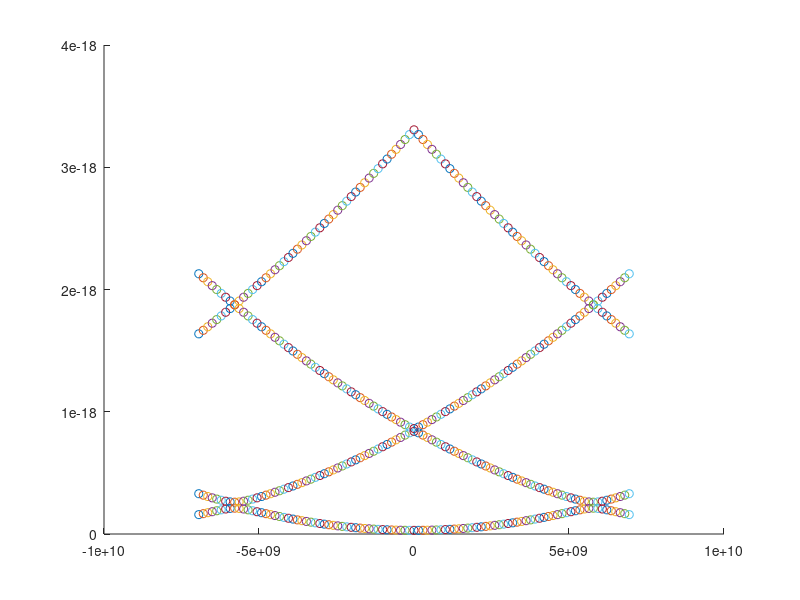
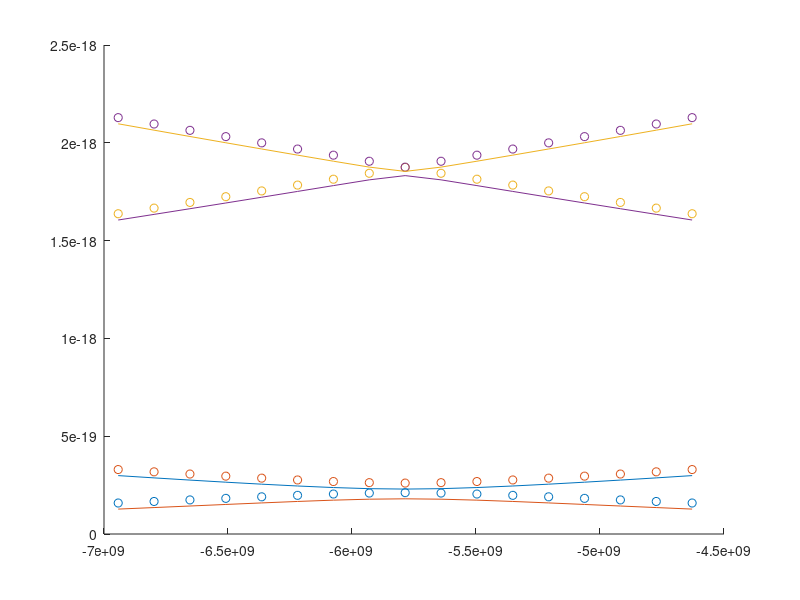

Write MATLAB code to recreate these figures, in order.
clear all; close all;  clc;
%% predefine
h = 6.63e-34;   % plank constant
m0 = 9.1e-31;   % mass of electronic
a = 5.43e-10;   % lattice constant
x = linspace(-a/2, a/2, 101);
V = x>=-a/4 & x<=a/4;
V = V .* cos(x*2*pi/a) * 1e-19;  % potential field
% plot(x,V);
k = linspace(-pi/a * 1.2 , pi/a * 1.2 , 97);
%% compute enerfy band
N = length(V);
fs = fft(V) / N;          % Fourier Series of peoriodic potential
disp('Fourier series');
disp(abs(fs(2:4))*2);
v = flip([fs, fs]);        % v is Conjugate symmetric
L = 9;                   % get L eigen roots
Hamilton = zeros(L, L);
t = -floor(L/2):floor(L/2);
for m = 1:L
    Hamilton(m,:) = v(N+ceil(L/2)-m+t);
end
t = t * 2*pi / a;
t = t' * ones(1,length(k));
K = ones(L,1) * k;
K = (K + t).^2 * h.^2 / (8 * pi.^2 * m0);
figure;
hold on;
Ne = 4;         % num of band
E = zeros(length(k),Ne);
gap = zeros(1,3);
for s = 1:length(k)
    H = Hamilton + diag(K(:,s));
    e = eig(H);
    e = sort(e);
    E(s,:) = e(1:Ne);
    temp = k(s)*ones(1,Ne);
    scatter(temp, e(1:Ne),'ko');
end
gap(1) = E(5,2) - E(5,1);
gap(3) = E(5,4) - E(5,3);
gap(2) = E(25,3) - E(25,2);
disp('Numerical calculation');
disp(gap);
%% compare
k =linspace(-pi/a * 1.2 , pi/a * 1.2 , 97);
tempk = k(1:17);
Ek = h.^2/(8*pi.^2*m0)*k.^2;
e1 = Ek(1:17);
e2 = Ek(81:97);
E1 = (e1+e2 + sqrt((e1-e2).^2 + 4 * abs(fs(2)).^2))/2;
E2 = (e1+e2 - sqrt((e1-e2).^2 + 4 * abs(fs(2)).^2))/2;
Ek = h.^2/(8*pi.^2*m0)*(k-2*pi/a).^2;
e1 = Ek(1:17);
Ek = h.^2/(8*pi.^2*m0)*(k+2*pi/a).^2;
e2 = Ek(81:97);
E3 = (e1+e2 + sqrt((e1-e2).^2 + 4 * abs(fs(3)).^2))/2;
E4 = (e1+e2 - sqrt((e1-e2).^2 + 4 * abs(fs(3)).^2))/2;
figure;
hold on;
scatter(tempk,E(1:17,1),'ko');
scatter(tempk,E(1:17,2),'ko');
scatter(tempk,E(1:17,3),'ko');
scatter(tempk,E(1:17,4),'ko');
plot(tempk,E1);
plot(tempk,E2);
plot(tempk,E3);
plot(tempk,E4);